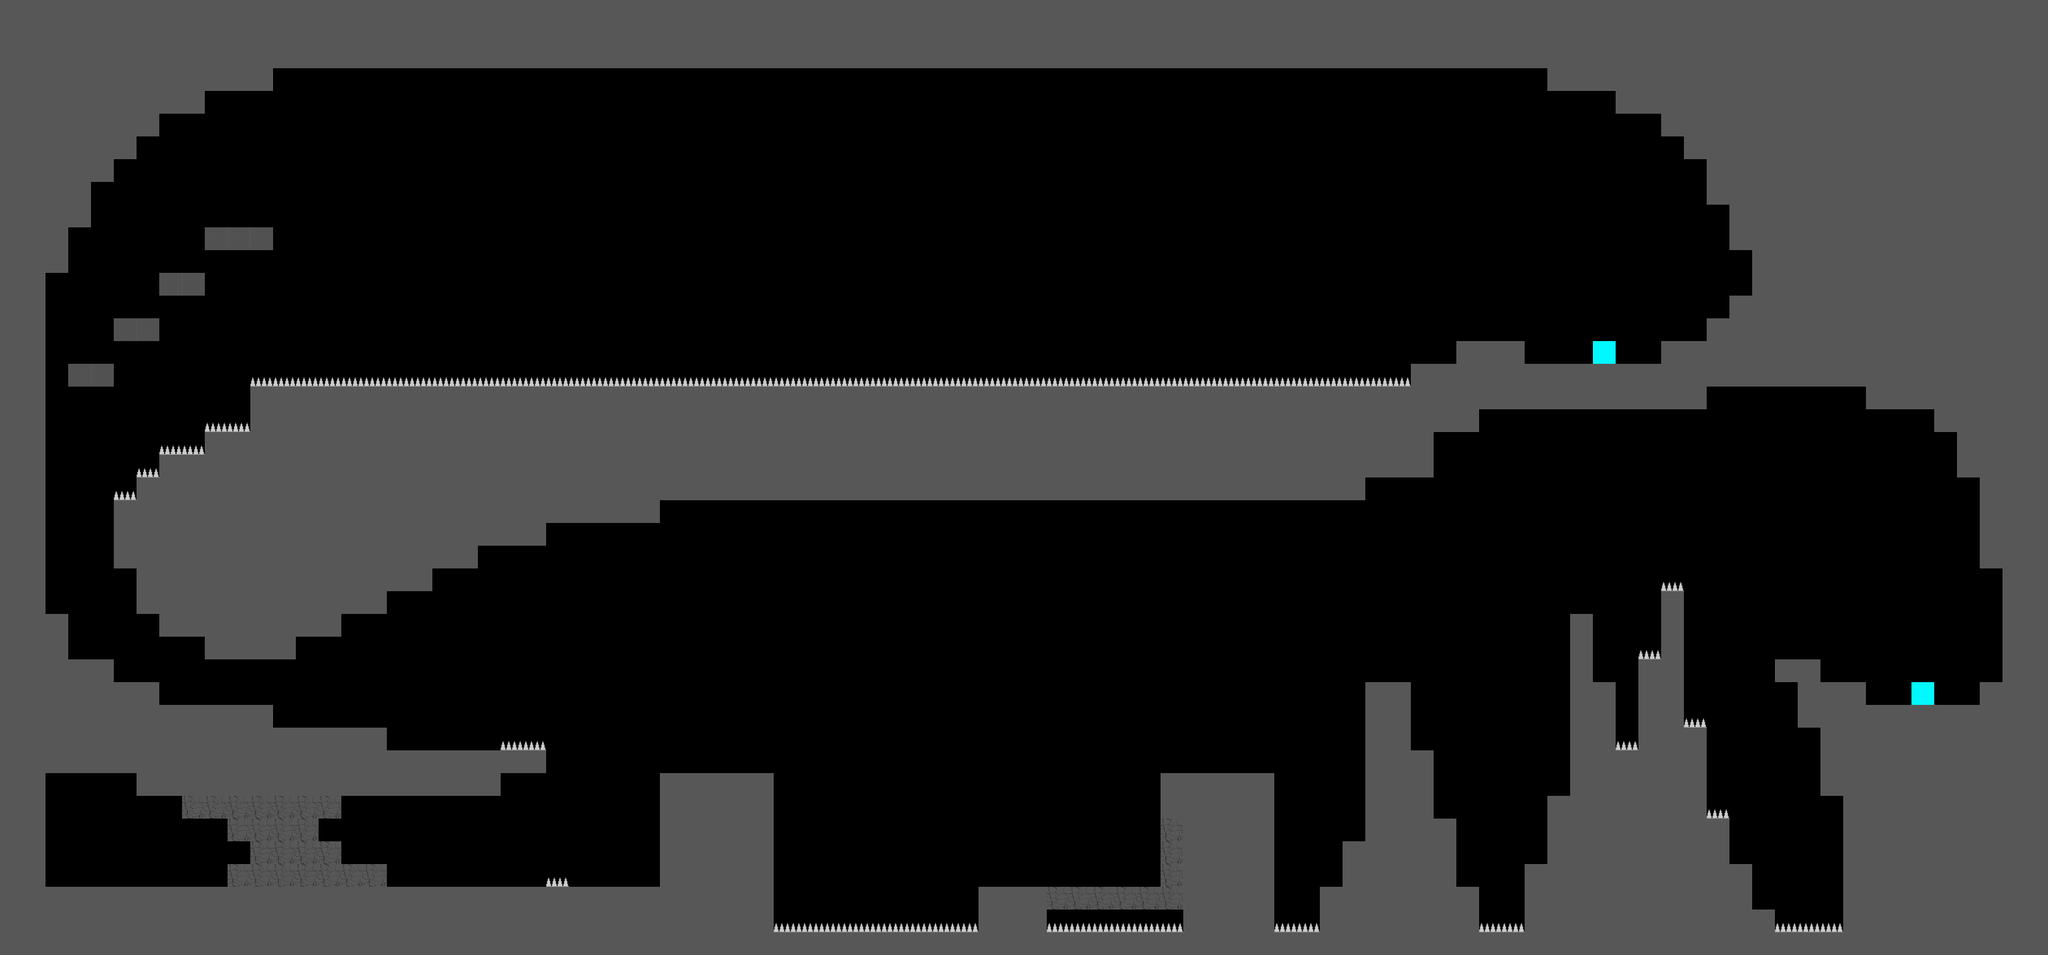

Below is a game level as drawn by its tile map, then a one-line description and the .tmx that defines it (tile-layer data replaced by summaries):
An orthogonal 90x42 tile map with 32x32 px tiles, 1 tile layer (Tile Layer 1) and 3 objects.

<map version="1.0" tiledversion="1.0.3" orientation="orthogonal" renderorder="right-down" width="90" height="42" tilewidth="32" tileheight="32" nextobjectid="5">
 <tileset firstgid="1" source="../tilesets/tileset.tsx" />
 <layer name="Tile Layer 1" width="90" height="42">
  <data>[3780 cells, 1686 non-empty, 5 distinct tile ids]</data>
 </layer>
 <objectgroup name="Object Layer 1">
  <object id="1" x="96" y="1216" width="32" height="32">
   <properties>
    <property name="type" value="playerStart" />
   </properties>
  </object>
  <object id="2" x="192" y="1216" width="32" height="32">
   <properties>
    <property name="potion" value="rocketPotion" />
    <property name="type" value="potionPickup" />
   </properties>
  </object>
  <object id="4" x="0" y="0" width="2880" height="1344">
   <properties>
    <property name="type" value="bounds" />
   </properties>
  </object>
 </objectgroup>
</map>
